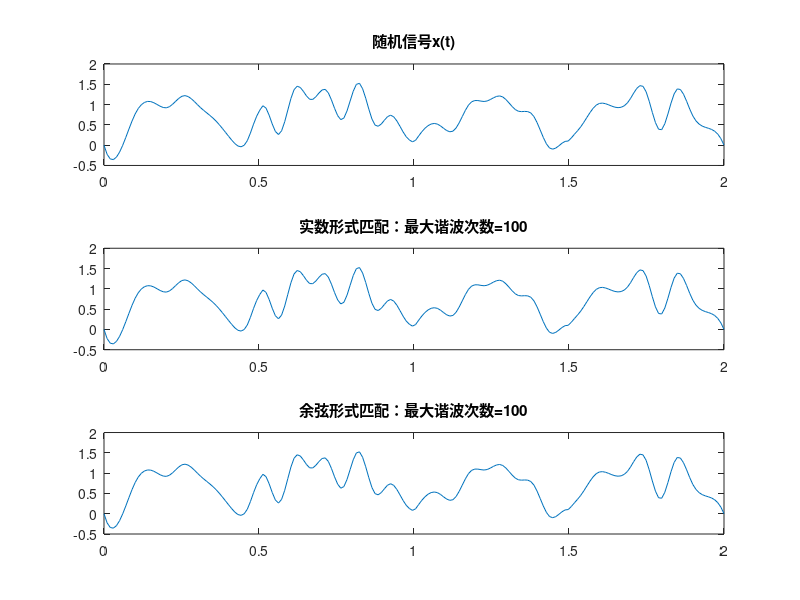

The MATLAB source for this figure:
%start

Um=1;
T=2;
w=2*pi/T;
num_points=200;
t=linspace(0,T,num_points);
x=Um*abs(sin(2*w*t)).*(t>0); %分解的波形
n=randn(38,1);
n=[0;n;0];
n = interp1([0:39],n,linspace(0,39,num_points),'spline');  %较为光滑的插值方式
x=x+0.4*n;

m=0:100;
subplot(3,1,1),plot(t,x),title('随机信号x(t)');


for k=1:101
    q=0:1:m(k);
    c0=0.5*trapz(t,x);
    phi0=q'*w*t;
    a=2/T*trapz(t,x.*cos(phi0),2);                 %计算an
    b=2/T*trapz(t,x.*sin(phi0),2);                 %计算bn
    c=sqrt(a.^2+b.^2);
    phi=-atan2(b,a);
    ft0=cos(q'*w*t+phi);
    ft=-c0+b'*sin(q'*w*t)+a'*cos(q'*w*t);
    subplot(3,1,2),plot(t,ft),title(['实数形式匹配：最大谐波次数=',num2str(m(k))]);
    subplot(3,1,3),plot(t,-c0+c'*ft0),title(['余弦形式匹配：最大谐波次数=',num2str(m(k))]);
    pause(0.1);
end

%end
